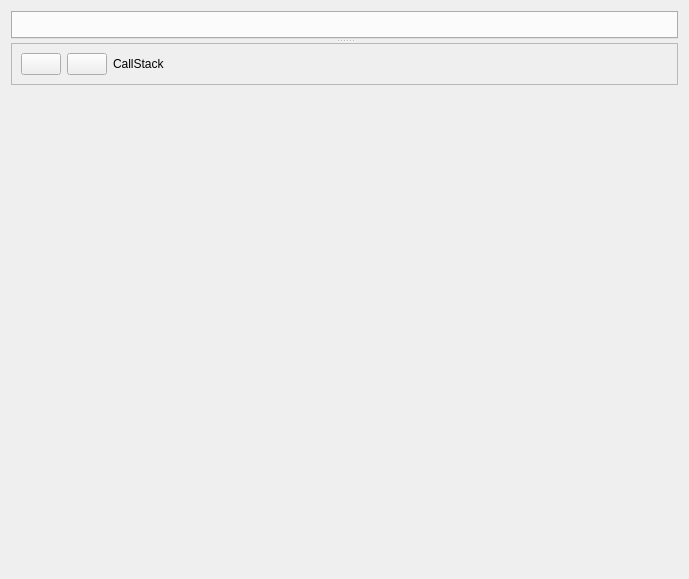
<?xml version="1.0" encoding="UTF-8"?>
<ui version="4.0">
 <class>OrbitSamplingReport</class>
 <widget class="QWidget" name="OrbitSamplingReport">
  <property name="geometry">
   <rect>
    <x>0</x>
    <y>0</y>
    <width>689</width>
    <height>579</height>
   </rect>
  </property>
  <property name="sizePolicy">
   <sizepolicy hsizetype="Preferred" vsizetype="Preferred">
    <horstretch>6</horstretch>
    <verstretch>0</verstretch>
   </sizepolicy>
  </property>
  <property name="windowTitle">
   <string>Form</string>
  </property>
  <layout class="QGridLayout" name="gridLayout">
   <item row="0" column="1">
    <widget class="QSplitter" name="splitter">
     <property name="orientation">
      <enum>Qt::Vertical</enum>
     </property>
     <widget class="QTabWidget" name="tabWidget">
      <property name="sizePolicy">
       <sizepolicy hsizetype="Expanding" vsizetype="Maximum">
        <horstretch>0</horstretch>
        <verstretch>0</verstretch>
       </sizepolicy>
      </property>
      <property name="currentIndex">
       <number>-1</number>
      </property>
     </widget>
     <widget class="QFrame" name="frame">
      <property name="frameShape">
       <enum>QFrame::NoFrame</enum>
      </property>
      <property name="frameShadow">
       <enum>QFrame::Raised</enum>
      </property>
      <layout class="QVBoxLayout" name="verticalLayout">
       <property name="leftMargin">
        <number>0</number>
       </property>
       <property name="topMargin">
        <number>0</number>
       </property>
       <property name="rightMargin">
        <number>0</number>
       </property>
       <item>
        <layout class="QGridLayout" name="gridLayout_2">
         <item row="0" column="0">
          <widget class="QFrame" name="CallstackLabelFrame">
           <property name="sizePolicy">
            <sizepolicy hsizetype="Expanding" vsizetype="Fixed">
             <horstretch>0</horstretch>
             <verstretch>0</verstretch>
            </sizepolicy>
           </property>
           <property name="maximumSize">
            <size>
             <width>16777215</width>
             <height>100</height>
            </size>
           </property>
           <property name="frameShape">
            <enum>QFrame::StyledPanel</enum>
           </property>
           <property name="frameShadow">
            <enum>QFrame::Raised</enum>
           </property>
           <layout class="QHBoxLayout" name="horizontalLayout">
            <item>
             <widget class="QPushButton" name="PreviousCallstackButton">
              <property name="sizePolicy">
               <sizepolicy hsizetype="Fixed" vsizetype="Fixed">
                <horstretch>0</horstretch>
                <verstretch>0</verstretch>
               </sizepolicy>
              </property>
              <property name="text">
               <string/>
              </property>
              <property name="icon">
               <iconset resource="../icons/orbiticons.qrc">
                <normaloff>:/actions/keyboard_arrow_left</normaloff>:/actions/keyboard_arrow_left</iconset>
              </property>
             </widget>
            </item>
            <item>
             <widget class="QPushButton" name="NextCallstackButton">
              <property name="sizePolicy">
               <sizepolicy hsizetype="Fixed" vsizetype="Fixed">
                <horstretch>0</horstretch>
                <verstretch>0</verstretch>
               </sizepolicy>
              </property>
              <property name="text">
               <string/>
              </property>
              <property name="icon">
               <iconset resource="../icons/orbiticons.qrc">
                <normaloff>:/actions/keyboard_arrow_right</normaloff>:/actions/keyboard_arrow_right</iconset>
              </property>
             </widget>
            </item>
            <item>
             <widget class="QLabel" name="CallStackLabel">
              <property name="text">
               <string>CallStack</string>
              </property>
             </widget>
            </item>
           </layout>
          </widget>
         </item>
         <item row="1" column="0">
          <widget class="OrbitDataViewPanel" name="CallstackTreeView" native="true">
           <property name="sizePolicy">
            <sizepolicy hsizetype="Expanding" vsizetype="Expanding">
             <horstretch>0</horstretch>
             <verstretch>0</verstretch>
            </sizepolicy>
           </property>
          </widget>
         </item>
        </layout>
       </item>
      </layout>
     </widget>
    </widget>
   </item>
  </layout>
 </widget>
 <customwidgets>
  <customwidget>
   <class>OrbitDataViewPanel</class>
   <extends>QWidget</extends>
   <header>orbitdataviewpanel.h</header>
  </customwidget>
 </customwidgets>
 <resources>
  <include location="../icons/orbiticons.qrc"/>
 </resources>
 <connections/>
</ui>
